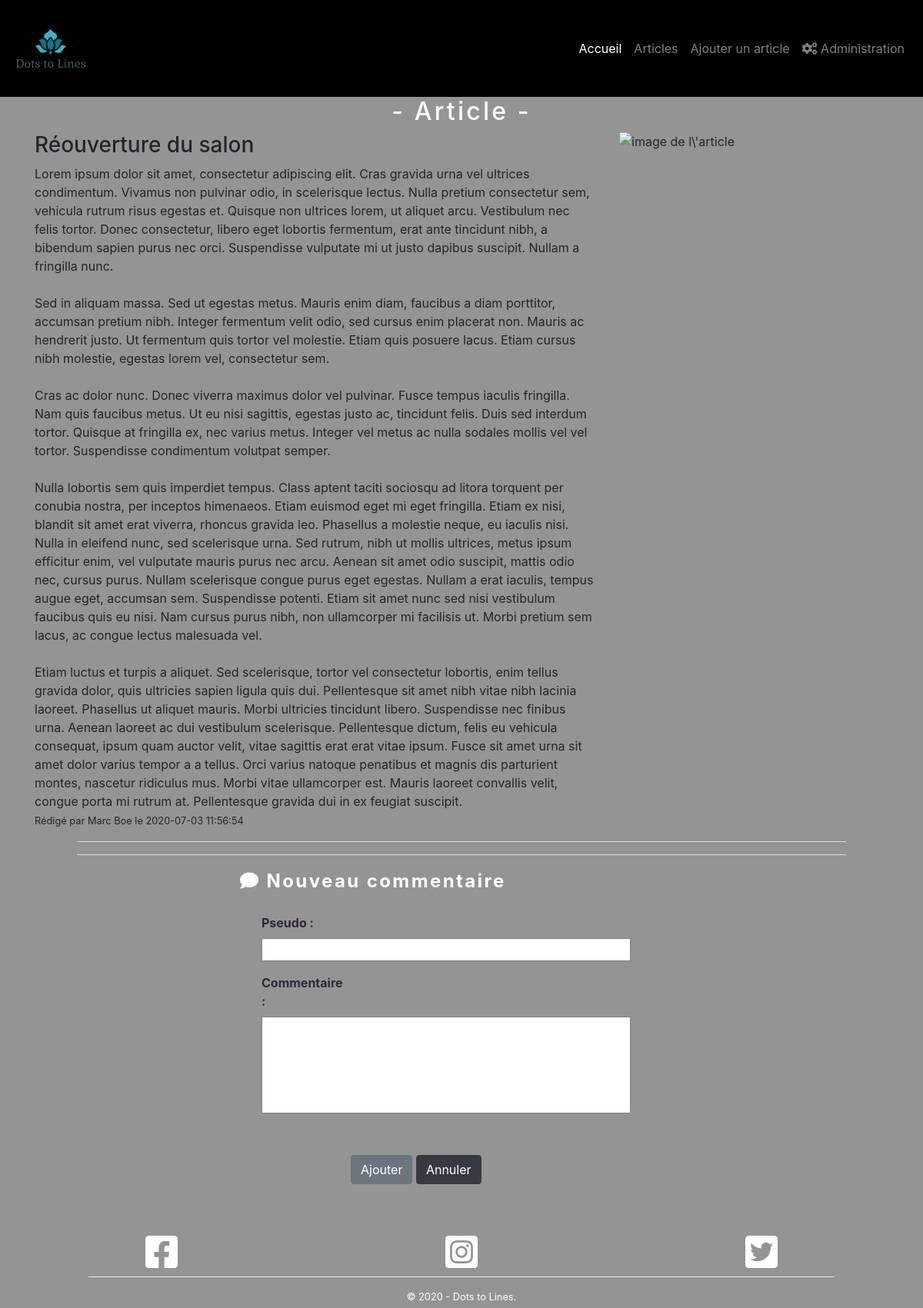
Page /show_post.php?id=20 on the committed database.
### tables this page shows
CREATE TABLE `post` (
  `Id` smallint(5) UNSIGNED NOT NULL,
  `Title` varchar(100) NOT NULL,
  `Contents` text NOT NULL,
  `Image` varchar(255) NOT NULL,
  `CreationTimestamp` datetime NOT NULL,
  `Author_Id` tinyint(3) UNSIGNED DEFAULT NULL,
  `Category_Id` tinyint(3) UNSIGNED DEFAULT NULL
);

CREATE TABLE `author` (
  `Id` tinyint(3) UNSIGNED NOT NULL,
  `FirstName` varchar(50) NOT NULL,
  `LastName` varchar(50) NOT NULL
);

### src/show_post.php (called while the page is built, shortened)
<?php
    include 'application/bdd_connection.php';
    $query =
    '
        SELECT
            Post.Id,
            Title,
            Contents,
            Image,
            CreationTimestamp,
            FirstName,
            LastName
        FROM
            Post
        INNER JOIN
            Author
        ON
            Post.Author_Id = Author.Id
        WHERE
            Post.Id = ?
    ';
    $resultSet = $pdo->prepare($query);
    $resultSet->execute([$_GET['id']]);
    $post = $resultSet->fetch();
    include 'layout.php';

### src/templates/show_post.php (the view, shortened to what this page needs)
<h2 class="text-center textCustom"><i class="fa fa-file-text-o"></i>- Article -</h2>
<section class="container">
    <div class="row">
        <div class="col-lg-8">
            <h3><?= htmlspecialchars($post['Title']) ?></h3>
            <article><?= nl2br(htmlspecialchars($post['Contents'])) ?></article>
            <small>
            Rédigé par <?= htmlspecialchars($post['FirstName']) ?> <?= htmlspecialchars($post['LastName']) ?>
            le <?= htmlspecialchars($post['CreationTimestamp']) ?>
            </small>
        </div>
        <div class="col-lg-4">
            <img class="img-fluid rounded float-left" src="./images/articles/<?=$post["Image"]?>" alt="image de l\'article">
        </div>
    </div>
</section>
<hr>
<hr>
<form class="generic-form" action="add_comment.php" method="POST">
    <fieldset>
        <legend class="textCustom"><i class="fas fa-comment textCustom"></i> Nouveau commentaire</legend>
        <ul>
            <li>
                <label for="nickName">Pseudo :</label>
                <input type="text" id="nickName" name="nickName">
            </li>
            <li>
                <label class="textarea" for="contents">Commentaire :</label>
                <textarea id="contents" name="contents" rows="5"></textarea>
            </li>
            <li>
                <button class="btn btn-secondary" type="submit">Ajouter</button>
                <a class="btn btn-dark" href="index.php">Annuler</a>
            </li>
        </ul>
    </fieldset>
</form>

### src/css/blog-main.css (style rules this page uses)
* { box-sizing: border-box; }
a { text-decoration: none; }
form { margin-top: 2em; }
form fieldset { border-radius: 4px; }
form fieldset legend { padding: 0 0.5em; }
hr { height: 2px; margin-left: 100px; margin-right: 100px; padding: 0; color:rgb(246,246,246); background-color:rgb(246,246,246); border: 0; }

### src/css/blog-theme.css (style rules this page uses)
a { color: #01A2A6; transition: all 0.25s; }
body { background-color: rgb(148,148,148) !important; font-family: 'Dosis', sans-serif; width: 100% !important; }
h1, h2 { color: rgb(84, 20, 233) !important; letter-spacing: 0.1em; }

### src/css/style.css (style rules this page uses)
hr { height: 2px; margin-left: 100px; margin-right: 100px; padding: 0; color:rgb(246,246,246); background-color:rgb(246,246,246); border: 0; }
.textCustom { color: rgb(255,255,255) !important; }
a { color: rgb(84, 20, 233); transition: all 0.25s; }
body { background: rgb(0,0,0); font-family: 'Dosis', sans-serif; width: 100% !important; height: 100vh; }

### src/css/ui-form.css (style rules this page uses)
.generic-form { margin: 0 auto; width: 50%; }
.generic-form fieldset { border-color: #01A2A6; }
.generic-form fieldset legend { color: #01A2A6; font-weight: bold; letter-spacing: 0.1em; }
.generic-form input[type="password"], .generic-form input[type="text"], .generic-form select, .generic-form textarea { padding: 2px; border: 1px solid grey; transition: background-color 0.33s; }
.generic-form input[type="password"], .generic-form input[type="text"], .generic-form select, .generic-form textarea { width: 30em; }
.generic-form textarea { resize: none; }
.generic-form ul { list-style-type: none; }
.generic-form ul li { margin: 1em 0; }
.generic-form ul li:last-child { margin-left: 116px; margin-top: 3em; }
.generic-form ul li label { display: inline-block; color: #2F2933; font-weight: bold; }
.generic-form ul li label.textarea { vertical-align: top; }
.generic-form ul li label { width: 112px; }

### rows in the picture
post: Title "Réouverture du salon", Contents "Lorem ipsum dolor sit amet, consectetur adipiscing elit. Cras gravida urna vel ultrices condimentum. Vivamus non pulvinar odio, in scelerisque lectus. Nulla pretium consectetur sem, vehicula rutrum risus egestas et. Quisque non ultrices lorem, ut aliquet arcu. Vestibulum nec felis tortor. Donec consectetur, libero eget lobortis fermentum, erat ante tincidunt nibh, a bibendum sapien purus nec orci. Suspendisse vulputate mi ut justo dapibus suscipit. Nullam a fringilla nunc. Sed in aliquam massa. Sed ut egestas metus. Mauris enim diam, faucibus a diam porttitor, accumsan pretium nibh. Integer fermentum velit odio, sed cursus enim placerat non. Mauris ac hendrerit justo. Ut fermentum quis…", Author_Id.FirstName "Marc", Author_Id.LastName "Boe", CreationTimestamp "2020-07-03 11:56:54"
